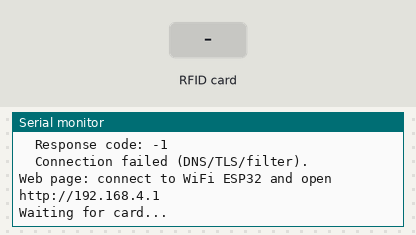
This sketch was run on a simulated ESP32. Shown: the last lines printed to the serial monitor. Inputs (shaded band) come from the test bench. WiFi joins after 1.5 s; servers stay silent unless stated; uploads are accepted with an empty reply.

Above: at 3.1 s.
3.2 s: RFID card 12 34 56 78 held to the reader
At 4.4 s:
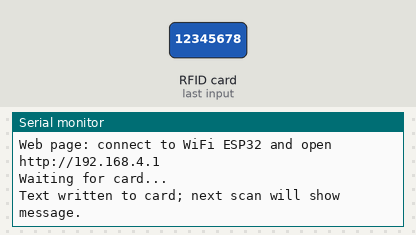
4.7 s: RFID card 84 19 71 47 78 held to the reader
At 5.3 s:
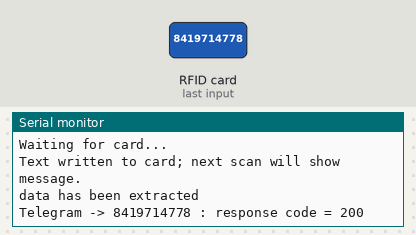

Measured:
- after the input at 3.2 s, the serial monitor: prints a new line at once (image 1)
- after the input at 4.7 s, the serial monitor: prints a new line at once (image 2)

The sketch:

RFID_ESP32.ino
```cpp
#include <WiFi.h>
#include <WebServer.h>
#include <WiFiClientSecure.h>
#include <HTTPClient.h>
#include <SPI.h>
#include <MFRC522.h>

const char* STA_SSID = "moj";
const char* STA_PASS = "Amirali@";

const String BOT_TOKEN = "8955143221:AAG0KjH29aP5L21sYQ0te6njuRxZgEmZeuI";

const String TG_PROXY  = "https://tg-proxy.amirrezaadelfaraa.workers.dev";

const char MESSAGE[] = "hello world";
const String SHOW_TEXT = "data has been extracted";

const char* AP_SSID = "ESP32";
const char* AP_PASS = "12345678";

#define SS_PIN  5
#define RST_PIN 27

MFRC522 rfid(SS_PIN, RST_PIN);
MFRC522::MIFARE_Key key;
const byte BLOCK_NUM = 4;

WebServer server(80);

String lastText = "";
String lastUid  = "";
unsigned long scanCount = 0;

const char* CHAT_IDS[] = {
  "8419714778",
};
const int CHAT_COUNT = sizeof(CHAT_IDS) / sizeof(CHAT_IDS[0]);

const char INDEX_HTML[] PROGMEM = R"rawliteral(
<!DOCTYPE html>
<html lang="fa" dir="rtl">
<head>
  <meta charset="UTF-8">
  <meta name="viewport" content="width=device-width, initial-scale=1">
  <title>RFID ESP32</title>
  <style>
    * { box-sizing: border-box; margin: 0; padding: 0; }
    body {
      min-height: 100vh;
      display: flex; align-items: center; justify-content: center;
      font-family: Tahoma, Arial, sans-serif;
      background: linear-gradient(135deg, #1e293b, #0f172a);
      color: #e2e8f0;
    }
    .card {
      width: min(90vw, 420px);
      padding: 40px 24px;
      text-align: center;
      background: #1e293b;
      border: 1px solid #334155;
      border-radius: 20px;
      box-shadow: 0 10px 40px rgba(0,0,0,.4);
    }
    .status { font-size: 14px; color: #94a3b8; margin-bottom: 20px; }
    .dot {
      display: inline-block; width: 10px; height: 10px;
      border-radius: 50%; background: #22c55e; margin-left: 6px;
    }
    .dot.off { background: #ef4444; }
    #msg { font-size: 64px; font-weight: bold; min-height: 90px; color: #38bdf8; }
    #msg.waiting { font-size: 22px; color: #64748b; line-height: 90px; font-weight: normal; }
    #msg.pop { animation: pop .5s ease; }
    @keyframes pop {
      0%   { transform: scale(.5); opacity: 0; }
      70%  { transform: scale(1.15); }
      100% { transform: scale(1); opacity: 1; }
    }
    .info { margin-top: 24px; font-size: 14px; color: #94a3b8; line-height: 2; }
    .info b { color: #e2e8f0; direction: ltr; unicode-bidi: embed; }
  </style>
</head>
<body>
  <div class="card">
    <div class="status"><span id="dot" class="dot off"></span><span id="conn">در حال اتصال...</span></div>
    <div id="msg" class="waiting">منتظر کارت...</div>
    <div class="info">
      تعداد اسکن: <b id="count">0</b><br>
      UID: <b id="uid">-</b>
    </div>
  </div>

  <script>
    let lastCount = 0;

    async function update() {
      try {
        const res = await fetch('/status', { cache: 'no-store' });
        const d = await res.json();

        document.getElementById('dot').className = 'dot';
        document.getElementById('conn').textContent = 'connect';

        if (d.count > 0) {
          const msg = document.getElementById('msg');
          msg.textContent = d.text;
          msg.classList.remove('waiting');
          document.getElementById('count').textContent = d.count;
          document.getElementById('uid').textContent = d.uid;

          if (d.count !== lastCount) {
            msg.classList.remove('pop');
            void msg.offsetWidth;
            msg.classList.add('pop');
            lastCount = d.count;
          }
        }
      } catch (e) {
        document.getElementById('dot').className = 'dot off';
        document.getElementById('conn').textContent = 'connection is lost';
      }
    }

    setInterval(update, 500);
    update();
  </script>
</body>
</html>
)rawliteral";

void handleRoot() {
  server.send_P(200, "text/html; charset=utf-8", INDEX_HTML);
}

void handleStatus() {
  String json = "{\"text\":\"" + lastText + "\",\"uid\":\"" + lastUid +
                "\",\"count\":" + String(scanCount) + "}";
  server.send(200, "application/json; charset=utf-8", json);
}

String jsonEscape(const String& s) {
  String out = "";
  out.reserve(s.length() + 8);
  for (size_t i = 0; i < s.length(); i++) {
    char c = s[i];
    switch (c) {
      case '"':  out += "\\\""; break;
      case '\\': out += "\\\\"; break;
      case '\n': out += "\\n";  break;
      case '\r': out += "\\r";  break;
      case '\t': out += "\\t";  break;
      default:   out += c;
    }
  }
  return out;
}

String buildTelegramUrl(const String& method) {
  if (TG_PROXY.length() > 0) {
    String base = TG_PROXY;
    if (base.endsWith("/")) base.remove(base.length() - 1);
    return base + "/bot" + BOT_TOKEN + "/" + method;
  } else {
    return "https://api.telegram.org/bot" + BOT_TOKEN + "/" + method;
  }
}

void testTelegramConnection() {
  WiFiClientSecure client;
  client.setInsecure();

  HTTPClient http;
  http.setTimeout(8000);

  String url = buildTelegramUrl("getMe");
  Serial.println("Telegram connection test:");
  Serial.println("  " + url);

  http.begin(client, url);
  int code = http.GET();

  Serial.print("  Response code: ");
  Serial.println(code);

  if (code == 200) {
    Serial.println("  Connection to Telegram OK.");
    Serial.println("  " + http.getString());
  } else if (code > 0) {
    Serial.println("  Server responded but not 200:");
    Serial.println("  " + http.getString());
  } else {
    Serial.println("  Connection failed (DNS/TLS/filter).");
  }

  http.end();
}

void sendTelegramTo(const String& chatId, const String& text) {
  WiFiClientSecure client;
  client.setInsecure();

  HTTPClient http;
  http.setTimeout(8000);

  String url = buildTelegramUrl("sendMessage");
  http.begin(client, url);
  http.addHeader("Content-Type", "application/json");

  String body = "{\"chat_id\":\"" + jsonEscape(chatId) +
                "\",\"text\":\"" + jsonEscape(text) + "\"}";

  int code = http.POST(body);

  Serial.print("Telegram -> ");
  Serial.print(chatId);
  Serial.print(" : response code = ");
  Serial.println(code);

  if (code == 200) {
    Serial.println(http.getString());
  } else if (code > 0) {
    Serial.println("Server response:");
    Serial.println(http.getString());
  } else {
    Serial.println("Connection to server failed.");
  }

  http.end();
}

void sendTelegram(const String& text) {
  if (WiFi.status() != WL_CONNECTED) {
    Serial.println("Telegram: ESP32 not connected to internet");
    return;
  }

  for (int i = 0; i < CHAT_COUNT; i++) {
    sendTelegramTo(String(CHAT_IDS[i]), text);
    delay(300);
  }
}

String uidToString() {
  String s = "";
  for (byte i = 0; i < rfid.uid.size; i++) {
    if (rfid.uid.uidByte[i] < 0x10) s += "0";
    s += String(rfid.uid.uidByte[i], HEX);
    if (i < rfid.uid.size - 1) s += ":";
  }
  s.toUpperCase();
  return s;
}

void endCard() {
  rfid.PICC_HaltA();
  rfid.PCD_StopCrypto1();
}

void setup() {
  Serial.begin(115200);
  delay(200);

  SPI.begin();
  rfid.PCD_Init();

  for (byte i = 0; i < 6; i++) key.keyByte[i] = 0xFF;

  WiFi.mode(WIFI_AP_STA);
  WiFi.softAP(AP_SSID, AP_PASS);
  WiFi.setAutoReconnect(true);
  WiFi.begin(STA_SSID, STA_PASS);

  Serial.print("Connecting to internet");
  unsigned long t0 = millis();
  while (WiFi.status() != WL_CONNECTED && millis() - t0 < 15000) {
    delay(500);
    Serial.print(".");
  }
  Serial.println();

  if (WiFi.status() == WL_CONNECTED) {
    Serial.print("Internet connected. IP: ");
    Serial.println(WiFi.localIP());
    testTelegramConnection();
  } else {
    Serial.println("Internet connection failed (check WiFi SSID/password)");
  }

  Serial.print("Web page: connect to WiFi ");
  Serial.print(AP_SSID);
  Serial.print(" and open http://");
  Serial.println(WiFi.softAPIP());

  server.on("/", handleRoot);
  server.on("/status", handleStatus);
  server.begin();

  Serial.println("Waiting for card...");
}

void loop() {
  server.handleClient();

  if (!rfid.PICC_IsNewCardPresent()) return;
  if (!rfid.PICC_ReadCardSerial()) return;

  MFRC522::StatusCode status = rfid.PCD_Authenticate(
      MFRC522::PICC_CMD_MF_AUTH_KEY_A, BLOCK_NUM, &key, &(rfid.uid));

  if (status != MFRC522::STATUS_OK) {
    Serial.print("Auth error: ");
    Serial.println(rfid.GetStatusCodeName(status));
    endCard();
    return;
  }

  byte buffer[18];
  byte size = sizeof(buffer);
  status = rfid.MIFARE_Read(BLOCK_NUM, buffer, &size);

  if (status != MFRC522::STATUS_OK) {
    Serial.print("Read error: ");
    Serial.println(rfid.GetStatusCodeName(status));
    endCard();
    return;
  }

  if (memcmp(buffer, MESSAGE, strlen(MESSAGE)) == 0) {
    Serial.println(SHOW_TEXT);
    lastText = SHOW_TEXT;
    lastUid  = uidToString();
    scanCount++;

    endCard();
    sendTelegram(SHOW_TEXT + " UID: " + lastUid);
    return;
  } else {
    byte data[16] = {0};
    memcpy(data, MESSAGE, strlen(MESSAGE));

    status = rfid.MIFARE_Write(BLOCK_NUM, data, 16);
    if (status == MFRC522::STATUS_OK) {
      Serial.println("Text written to card; next scan will show message.");
    } else {
      Serial.print("Write error: ");
      Serial.println(rfid.GetStatusCodeName(status));
    }
  }

  endCard();
}
```
